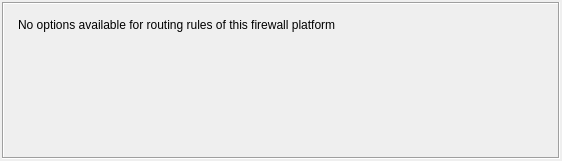
<?xml version="1.0" encoding="UTF-8"?>
<ui version="4.0">
 <class>RoutingRuleOptionsDialog_q</class>
 <widget class="QWidget" name="RoutingRuleOptionsDialog_q">
  <property name="geometry">
   <rect>
    <x>0</x>
    <y>0</y>
    <width>562</width>
    <height>161</height>
   </rect>
  </property>
  <property name="windowTitle">
   <string>Routing Rule Options</string>
  </property>
  <layout class="QGridLayout" name="gridLayout">
   <item row="0" column="0">
    <widget class="QStackedWidget" name="wStack">
     <property name="sizePolicy">
      <sizepolicy hsizetype="Preferred" vsizetype="Minimum">
       <horstretch>0</horstretch>
       <verstretch>0</verstretch>
      </sizepolicy>
     </property>
     <property name="frameShape">
      <enum>QFrame::Shape::Box</enum>
     </property>
     <property name="frameShadow">
      <enum>QFrame::Shadow::Sunken</enum>
     </property>
     <property name="currentIndex">
      <number>1</number>
     </property>
     <widget class="QWidget" name="page0">
      <layout class="QGridLayout">
       <property name="margin" stdset="0">
        <number>12</number>
       </property>
       <property name="spacing">
        <number>12</number>
       </property>
       <item row="0" column="0">
        <widget class="QFrame" name="frame1">
         <property name="frameShape">
          <enum>QFrame::Shape::NoFrame</enum>
         </property>
         <property name="frameShadow">
          <enum>QFrame::Shadow::Plain</enum>
         </property>
         <layout class="QGridLayout">
          <property name="margin" stdset="0">
           <number>12</number>
          </property>
          <property name="spacing">
           <number>12</number>
          </property>
          <item row="2" column="0" colspan="3">
           <widget class="QCheckBox" name="routing_non_critical_rule">
            <property name="text">
             <string>If installation of this routing rule fails, just carry on</string>
            </property>
           </widget>
          </item>
          <item row="5" column="0">
           <spacer>
            <property name="orientation">
             <enum>Qt::Orientation::Vertical</enum>
            </property>
            <property name="sizeType">
             <enum>QSizePolicy::Policy::MinimumExpanding</enum>
            </property>
            <property name="sizeHint" stdset="0">
             <size>
              <width>20</width>
              <height>0</height>
             </size>
            </property>
           </spacer>
          </item>
         </layout>
        </widget>
       </item>
      </layout>
     </widget>
     <widget class="QWidget" name="page1">
      <layout class="QGridLayout">
       <property name="margin" stdset="0">
        <number>12</number>
       </property>
       <property name="spacing">
        <number>12</number>
       </property>
       <item row="0" column="0">
        <widget class="QFrame" name="frame2">
         <property name="frameShape">
          <enum>QFrame::Shape::NoFrame</enum>
         </property>
         <property name="frameShadow">
          <enum>QFrame::Shadow::Plain</enum>
         </property>
         <layout class="QGridLayout">
          <property name="margin" stdset="0">
           <number>2</number>
          </property>
          <property name="spacing">
           <number>2</number>
          </property>
          <item row="2" column="0" colspan="3">
           <widget class="QLabel" name="hint_no_go">
            <property name="text">
             <string>No options available for routing rules of this firewall platform</string>
            </property>
            <property name="wordWrap">
             <bool>false</bool>
            </property>
           </widget>
          </item>
          <item row="5" column="0">
           <spacer>
            <property name="orientation">
             <enum>Qt::Orientation::Vertical</enum>
            </property>
            <property name="sizeType">
             <enum>QSizePolicy::Policy::Expanding</enum>
            </property>
            <property name="sizeHint" stdset="0">
             <size>
              <width>20</width>
              <height>50</height>
             </size>
            </property>
           </spacer>
          </item>
         </layout>
        </widget>
       </item>
      </layout>
     </widget>
    </widget>
   </item>
  </layout>
 </widget>
 <layoutdefault spacing="2" margin="2"/>
 <tabstops>
  <tabstop>routing_non_critical_rule</tabstop>
 </tabstops>
 <resources/>
 <connections>
  <connection>
   <sender>routing_non_critical_rule</sender>
   <signal>toggled(bool)</signal>
   <receiver>RoutingRuleOptionsDialog_q</receiver>
   <slot>changed()</slot>
   <hints>
    <hint type="sourcelabel">
     <x>20</x>
     <y>20</y>
    </hint>
    <hint type="destinationlabel">
     <x>20</x>
     <y>20</y>
    </hint>
   </hints>
  </connection>
 </connections>
 <slots>
  <slot>changed()</slot>
 </slots>
</ui>
